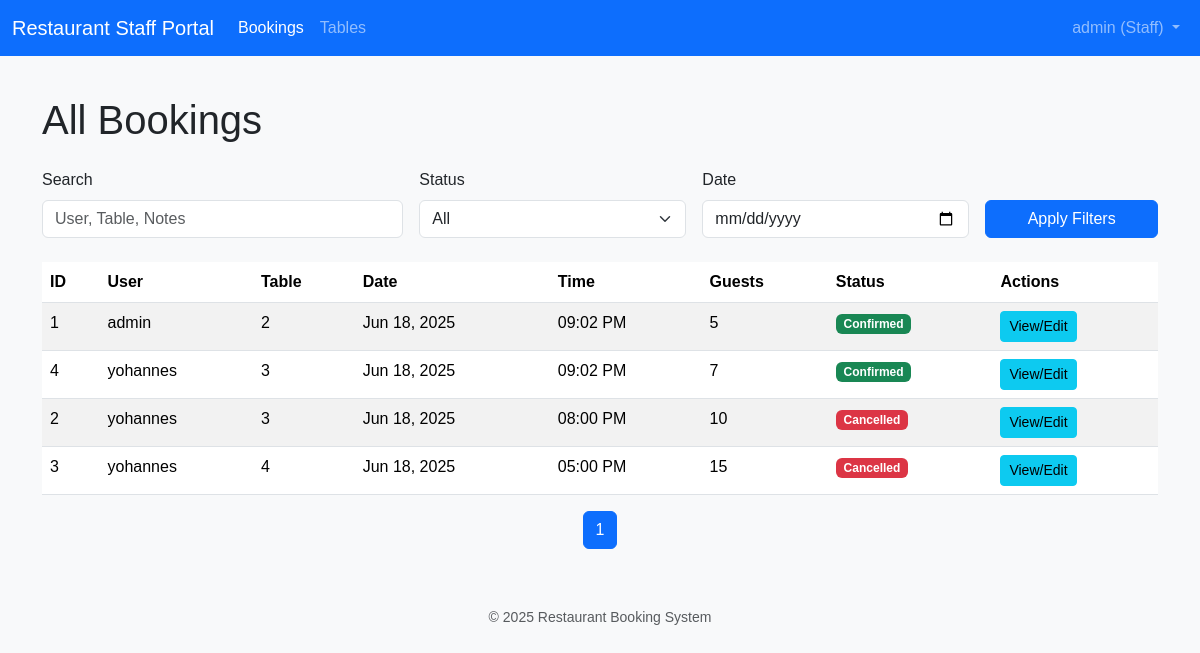
/staff/bookings/ (signed in), run on the app's committed database.
### bookings/models.py (models this page shows, shortened)
class Booking(models.Model):
    BOOKING_STATUS_CHOICES = [
        ('pending', 'Pending'),
        ('confirmed', 'Confirmed'),
        ('cancelled', 'Cancelled'),
        ('completed', 'Completed'),  # For past bookings that were honored
    ]
    user = models.ForeignKey(
        User, on_delete=models.CASCADE, related_name='bookings')
    table = models.ForeignKey(
        Table, on_delete=PROTECT, related_name='bookings')
    booking_date = models.DateField()
    booking_time = models.TimeField()
    number_of_guests = models.IntegerField()
    notes = models.TextField(blank=True, null=True)
    status = models.CharField(
        max_length=20, choices=BOOKING_STATUS_CHOICES, default='confirmed')
    created_at = models.DateTimeField(auto_now_add=True)
    updated_at = models.DateTimeField(auto_now=True)
    class Meta:
        unique_together = ('table', 'booking_date', 'booking_time')
        ordering = ['booking_date', 'booking_time']

class Table(models.Model):
    number = models.IntegerField(unique=True)
    capacity = models.IntegerField(
        help_text="Maximum number of guests this table can accommodate.")

### bookings/views.py (the view)
    def wrapper_func(request, *args, **kwargs):
        if not request.user.is_authenticated or not request.user.is_staff:
            messages.error(
                request, "You are not authorized to view this page.")
            return redirect('home')
        return view_func(request, *args, **kwargs)

### bookings/views.py (called while the page is built)
def staff_member_required(view_func):
    def wrapper_func(request, *args, **kwargs):
        if not request.user.is_authenticated or not request.user.is_staff:
            messages.error(
                request, "You are not authorized to view this page.")
            return redirect('home')
        return view_func(request, *args, **kwargs)
    return wrapper_func

### bookings/templates/bookings/staff_booking_list.html (shortened to what this page needs)
{% extends 'bookings/staff_base.html' %}
{% block content %}
    <h1 class="mb-4">All Bookings</h1>
    <form method="get" class="row g-3 align-items-end mb-4">
        <div class="col-md-4">
            <label for="query" class="form-label">Search</label>
            <input type="text" class="form-control" id="query" name="q" placeholder="User, Table, Notes" value="{{ query|default_if_none:'' }}">
        </div>
        <div class="col-md-3">
            <label for="status_filter" class="form-label">Status</label>
            <select class="form-select" id="status_filter" name="status">
                <option value="">All</option>
            </select>
        </div>
        <div class="col-md-3">
            <label for="date_filter" class="form-label">Date</label>
            <input type="date" class="form-control" id="date_filter" name="date" value="{{ date_filter|default_if_none:'' }}">
        </div>
        <div class="col-md-2">
            <button type="submit" class="btn btn-primary w-100">Apply Filters</button>
        </div>
    </form>
    {% if bookings %}
        <div class="table-responsive">
            <table class="table table-striped table-hover">
                <thead>
                    <tr>
                        <th>ID</th>
                        <th>User</th>
                        <th>Table</th>
                        <th>Date</th>
                        <th>Time</th>
                        <th>Guests</th>
                        <th>Status</th>
                        <th>Actions</th>
                    </tr>
                </thead>
                <tbody>
                    {% for booking in bookings %}
                        <tr>
                            <td>{{ booking.id }}</td>
                            <td>{{ booking.user.username }}</td>
                            <td>{{ booking.table.number }}</td>
                            <td>{{ booking.booking_date|date:"M d, Y" }}</td>
                            <td>{{ booking.booking_time|time:"h:i A" }}</td>
                            <td>{{ booking.number_of_guests }}</td>
                            <td><span class="badge {% if booking.status == 'pending' %}bg-warning{% elif booking.status == 'confirmed' %}bg-success{% elif booking.status == 'cancelled' %}bg-danger{% else %}bg-secondary{% endif %}">{{ booking.get_status_display }}</span></td>
                            <td>
                                <a href="{% url 'staff_booking_detail' booking.id %}" class="btn btn-info btn-sm">View/Edit</a>
                            </td>
                        </tr>
                    {% endfor %}
                </tbody>
            </table>
        </div>
        <nav aria-label="Page navigation example">
            <ul class="pagination justify-content-center">
                {% for i in bookings.paginator.page_range %}
                    <li class="page-item {% if bookings.number == i %}active{% endif %}"><a class="page-link" href="?page={{ i }}">{{ i }}</a></li>
                {% endfor %}
            </ul>
        </nav>
    {% else %}
        <div class="alert alert-warning" role="alert">
            No bookings found matching your criteria.
        </div>
    {% endif %}
{% endblock %}

### bookings/templates/bookings/staff_base.html (shortened to what this page needs)
{% load static %}
{% now "Y" as current_year %}
<!DOCTYPE html>
<html lang="en">
<head>
    <link href="https://cdn.jsdelivr.net/npm/bootstrap@5.3.3/dist/css/bootstrap.min.css" rel="stylesheet">
</head>
<body>
    <nav class="navbar navbar-expand-lg navbar-dark bg-primary">
        <div class="container-fluid">
            <a class="navbar-brand" href="{% url 'staff_dashboard' %}">Restaurant Staff Portal</a>
            <div class="collapse navbar-collapse" id="navbarNavStaff">
                <ul class="navbar-nav me-auto">
                    <li class="nav-item">
                        <a class="nav-link {% if active_tab == 'bookings' %}active{% endif %}" href="{% url 'staff_booking_list' %}">Bookings</a>
                    </li>
                    <li class="nav-item">
                        <a class="nav-link {% if active_tab == 'tables' %}active{% endif %}" href="{% url 'staff_table_list' %}">Tables</a>
                    </li>
                </ul>
                <ul class="navbar-nav ms-auto">
                    {% if user.is_authenticated %}
                        <li class="nav-item dropdown">
                            <a class="nav-link dropdown-toggle" href="#" id="navbarDropdownStaff" role="button" data-bs-toggle="dropdown" aria-expanded="false">
                                {{ user.username }} (Staff)
                            </a>
                        </li>
                    {% else %}
                        <li class="nav-item">
                            <a class="nav-link" href="{% url 'login' %}">Staff Login</a>
                        </li>
                    {% endif %}
                </ul>
            </div>
        </div>
    </nav>
    <div class="container">
        {% block content %}
        {% endblock %}
    </div>
    <footer class="text-center text-muted">
        <small>&copy; {{ current_year }} Restaurant Booking System</small>
    </footer>
</body>
</html>

### bookings/templates/bookings/staff_base.html (style rules this page uses)
body { font-family: sans-serif; background-color: #f8f9fa; }
.navbar { margin-bottom: 20px; }
.container { padding-top: 20px; padding-bottom: 20px; }
footer { padding-top: 20px; }

### data on the page
Booking: id "1", user.username "admin", table.number "2", booking_date "Jun 18, 2025", booking_time "09:02 PM", number_of_guests "5", status "Confirmed"
Booking: id "4", user.username "yohannes", table.number "3", booking_date "Jun 18, 2025", booking_time "09:02 PM", number_of_guests "7", status "Confirmed"
Booking: id "2", user.username "yohannes", table.number "3", booking_date "Jun 18, 2025", booking_time "08:00 PM", number_of_guests "10", status "Cancelled"
Booking: id "3", user.username "yohannes", table.number "4", booking_date "Jun 18, 2025", booking_time "05:00 PM", number_of_guests "15", status "Cancelled"

### other printed values
{{ user.username }} "admin"
{{ i }} "1"
{{ current_year }} "2025"
